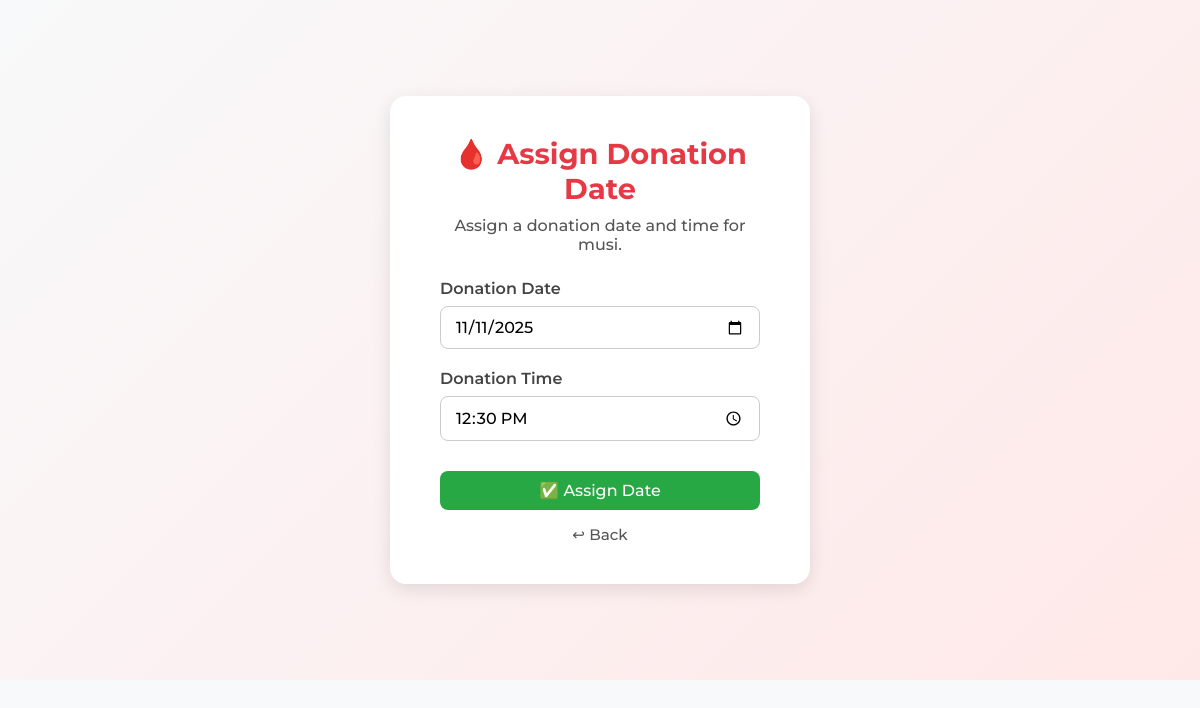
The app's page /assign_donation_date/81/ (signed in) with its own data.
### blood_bank_app/models.py (models this page shows, shortened)
class Appointment(models.Model):
    donor = models.ForeignKey(User, on_delete=models.CASCADE)
    hospital = models.ForeignKey(HospitalDetail, on_delete=models.CASCADE, null=True)
    appointment_date = models.DateField(null=True, validators=[validate_future_date])
    appointment_time = models.TimeField()
    notes = models.TextField(blank=True, null=True)
    STATUS_CHOICES = [
        ('Pending', 'Pending'),
        ('Date Sent', 'Date Sent'),
        ('Approved', 'Approved'),
        ('Rejected', 'Rejected'),
        ('Completed', 'Completed'),
        ('Recorded', 'Recorded'),
    ]
    status = models.CharField(max_length=20, choices=STATUS_CHOICES, default='Pending', null=True)
    donor_response = models.CharField(
        max_length=20,
        choices=[('Accepted', 'Accepted'), ('Reschedule', 'Reschedule'), ('No Response', 'No Response')],
        default='No Response', null=True
    )
    blood_units = models.IntegerField(default=0, null=True)  # Units donated by donor
    created_at = models.DateTimeField(auto_now_add=True,null=True)  # Add created_at field
    donation_date = models.DateField(null=True, blank=True,validators=[validate_future_date])  # Optional: Date when donation happens

### blood_bank_app/views.py (the view, shortened to what this page needs)
# urls.py: path('assign_donation_date/<int:appointment_id>/', views.assign_donation_date, name='assign_donation_date'),
@login_required
def assign_donation_date(request, appointment_id):
    appointment = get_object_or_404(Appointment, id=appointment_id)
    today = timezone.localdate().strftime('%Y-%m-%d')
    return render(request, 'partials/assign_donation_date.html', {
        'appointment': appointment,
        'today': today
    })

### blood_bank_app/templates/partials/assign_donation_date.html (shortened to what this page needs)
{% extends 'master.html' %}
{% block content %}
<div class="assign-container">
  <div class="assign-card">
    <h2 class="assign-title">🩸 Assign Donation Date</h2>
    <p class="assign-subtitle">
      Assign a donation date and time for
      <strong>{{ appointment.donor.username }}</strong>.
    </p>
    <form method="POST" class="assign-form">
      <div class="form-group">
  <label for="donation_date" class="form-label">Donation Date</label>
  <input
    type="date"
    id="donation_date"
    name="donation_date"
    required
    min="{{ today }}"
    class="form-control"
    value="{{ appointment.appointment_date|date:'Y-m-d' }}"
  >
</div>
<div class="form-group">
  <label for="donation_time" class="form-label">Donation Time</label>
  <input
    type="time"
    id="donation_time"
    name="donation_time"
    required
    class="form-control"
    value="{{ appointment.appointment_time|time:'H:i' }}"
  >
</div>
      <button type="submit" class="btn-assign">✅ Assign Date</button>
      <a href="{% url 'manage_requests' %}" class="btn-cancel">↩ Back</a>
    </form>
  </div>
</div>
{% endblock %}

### blood_bank_app/static/css/index.css (style rules this page uses)
body { margin: 0; font-family: Arial, sans-serif; background-color: #fff5f5; color: #333; }
html { scroll-behavior: smooth; }

### blood_bank_app/static/css/admin_dashboard.css (style rules this page uses)
:root { --primary: #e63946; --primary-dark: #b91c1c; --background: #f8f9fa; --surface: #ffffff; --text-dark: #1f2937; --text-light: #6b7280; --border: #e5e7eb; --shadow: rgba(0, 0, 0, 0.08); }
* { margin: 0; padding: 0; box-sizing: border-box; font-family: "Montserrat"; font-weight: 500; }
body { background-color: var(--background); color: var(--text-dark); overflow-x: hidden; }

### blood_bank_app/templates/partials/assign_donation_date.html (style rules this page uses)
.assign-container { display: flex; justify-content: center; align-items: center; min-height: 85vh; background: linear-gradient(135deg, #f8f9fa, #ffe8e8); }
.assign-card { background: #fff; border-radius: 16px; padding: 40px 50px; width: 420px; box-shadow: 0 6px 18px rgba(0, 0, 0, 0.1); text-align: center; animation: fadeIn 0.6s ease; }
.assign-title { font-size: 1.8rem; color: #e63946; margin-bottom: 10px; font-weight: 700; }
.assign-subtitle { color: #555; font-size: 1rem; margin-bottom: 25px; }
.assign-form .form-group { margin-bottom: 20px; text-align: left; }
.form-label { display: block; margin-bottom: 8px; font-weight: 600; color: #444; }
.form-control { width: 100%; padding: 10px 14px; border: 1px solid #ccc; border-radius: 8px; font-size: 1rem; transition: 0.3s ease; }
.btn-assign { background-color: #28a745; color: #fff; padding: 10px 20px; font-size: 1rem; border: none; border-radius: 8px; cursor: pointer; transition: all 0.3s ease; width: 100%; margin-top: 10px; }
.btn-cancel { display: inline-block; margin-top: 15px; font-size: 0.95rem; color: #555; text-decoration: none; }

### records on screen
Appointment: donor.username "musi", donation_date "11/11/2025", donation_time "12:30"
